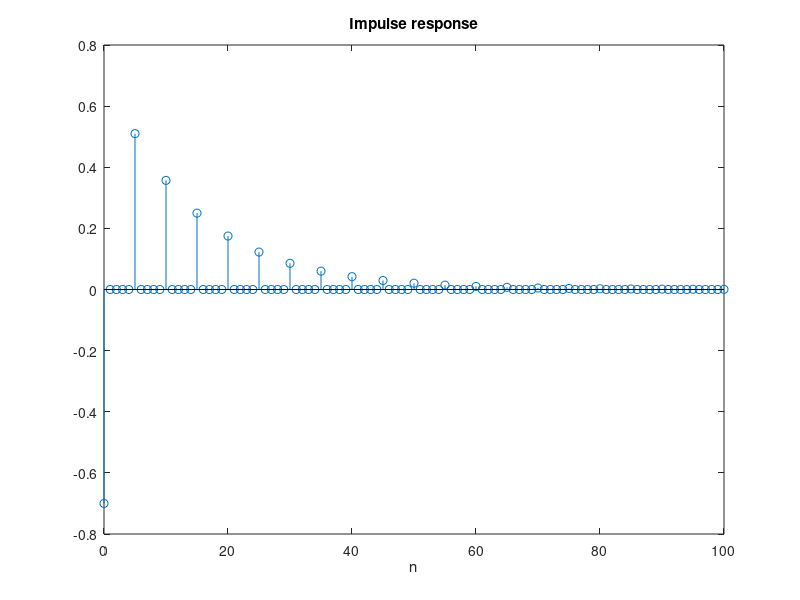
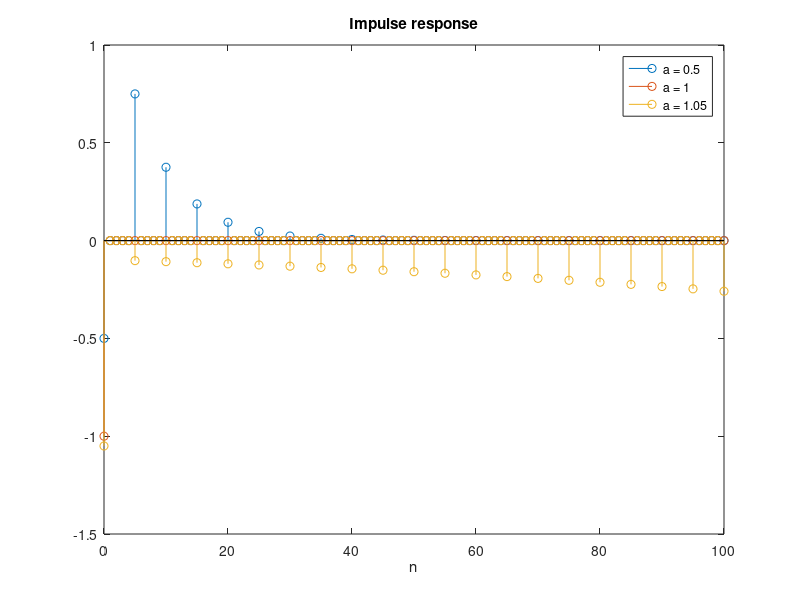
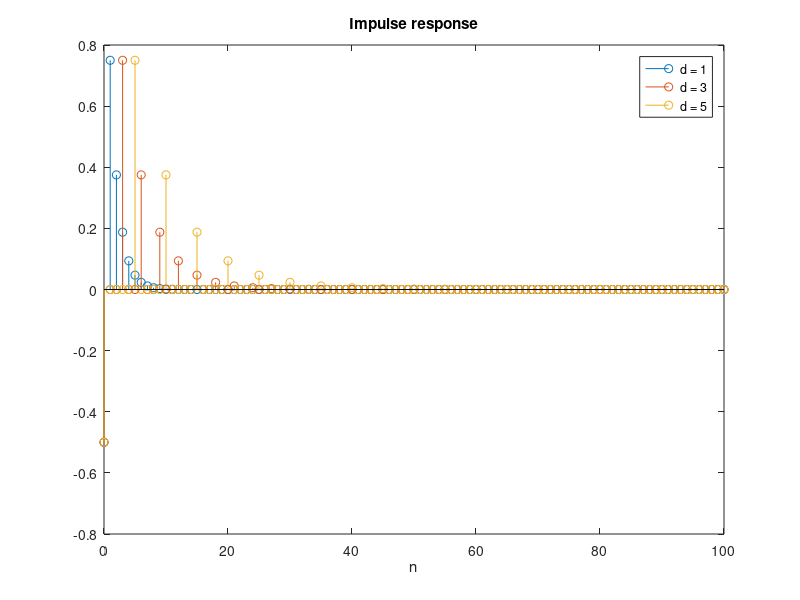

Source code (MATLAB) for these figures, in order: (Note: this script raises an error after producing the figures.)
%%
%   Computer HW2: Reverberator implementation and your first experience of system design
%	sample codes (Matlab script)
%					
%
%
%                                   Edited by Meng-Lin Li, 03/28/2019
%									Modified by Meng-Lin Li, 04/09/2020

clear all; close all;

%% ----------
%% ---------- Part 1 Reverberator implementation
%% ----------
% ---------- (a) ----------

a = 0.7; % attenuation coef.
D = 5; % digital time delay
UnitImpulse = [1 zeros(1,100)]; % create DT unit impulse, starting from n=0;
x = UnitImpulse;
y = filter([-a zeros(1, D-1) 1], [1 zeros(1, D-1) -a], x); % help filter, do you know the usage of filter() now? filter([all the bk in order], [all the ak in order], x) where ak and bk are the coef. of the LCCDE in slide 21, in Topic2_LTISystems_Part2_wNote.pdf
n = 0:(length(y)-1); % check length of y[n]
figure
stem(n, y); % is it the same as that in your derivation?
xlabel('n')
title('Impulse response')

% ---------- (b) ----------
% Please comment whether this reverberator can be potentially implemented in real time and under what condition of a and D this reverberator is stable. 
%comparison of a
a = 0.5; % attenuation coef.
b = 1;
c = 1.05;
D = 5; % digital time delay
UnitImpulse = [1 zeros(1, 100)]; % create DT unit impulse, starting from n=0;
x = UnitImpulse;
y = filter([-a zeros(1, D-1) 1], [1 zeros(1, D-1) -a], x); % help filter, do you know the usage of filter() now? filter([all the bk in order], [all the ak in order], x) where ak and bk are the coef. of the LCCDE in slide 21, in Topic2_LTISystems_Part2_wNote.pdf
z = filter([-b zeros(1, D-1) 1], [1 zeros(1, D-1) -b], x); % help filter, do you know the usage of filter() now? filter([all the bk in order], [all the ak in order], x) where ak and bk are the coef. of the LCCDE in slide 21, in Topic2_LTISystems_Part2_wNote.pdf
w = filter([-c zeros(1, D-1) 1], [1 zeros(1, D-1) -c], x); % help filter, do you know the usage of filter() now? filter([all the bk in order], [all the ak in order], x) where ak and bk are the coef. of the LCCDE in slide 21, in Topic2_LTISystems_Part2_wNote.pdf

n = 0:(length(y)-1); % check length of y[n]
figure
stem(n, y); % is it the same as that in your derivation?
hold on;
stem(n, z);
hold on;
stem(n, w);
xlabel('n')
title('Impulse response')
legend("a = 0.5", "a = 1", "a = 1.05")

%comparison of d
a = 0.5; % attenuation coef.
b = 1;
c = 3;
D = 5; % digital time delay
UnitImpulse = [1 zeros(1, 100)]; % create DT unit impulse, starting from n=0;
x = UnitImpulse;
y = filter([-a zeros(1, b-1) 1], [1 zeros(1, b-1) -a], x); % help filter, do you know the usage of filter() now? filter([all the bk in order], [all the ak in order], x) where ak and bk are the coef. of the LCCDE in slide 21, in Topic2_LTISystems_Part2_wNote.pdf
z = filter([-a zeros(1, c-1) 1], [1 zeros(1, c-1) -a], x); % help filter, do you know the usage of filter() now? filter([all the bk in order], [all the ak in order], x) where ak and bk are the coef. of the LCCDE in slide 21, in Topic2_LTISystems_Part2_wNote.pdf
w = filter([-a zeros(1, D-1) 1], [1 zeros(1, D-1) -a], x); % help filter, do you know the usage of filter() now? filter([all the bk in order], [all the ak in order], x) where ak and bk are the coef. of the LCCDE in slide 21, in Topic2_LTISystems_Part2_wNote.pdf

n = 0:(length(y)-1); % check length of y[n]
figure
stem(n, y); % is it the same as that in your derivation?
hold on;
stem(n, z);
hold on;
stem(n, w);
xlabel('n')
title('Impulse response')
legend("d = 1", "d = 3", "d = 5")


% ---------- (c) ----------
% FIR system design and implementation
[x, Fs] = audioread('Halleluyah.wav'); % wavread() for the old version of MATLAB, Assume the sound is recorded at n = 0
a = 0.7;
D = 819;
%sound(x, Fs);
% FIR approximation
h = [filter([-a zeros(1, D-1) 1], [1 zeros(1, D-1) -a], [1 zeros(1, 100)])]; % impulse response of the FIR-approximated reverberator
y = conv(x, h); % help conv(), what SHAPE do you use? 'full', 'same', or 'valid', for MATLAB 2018 or up. Give SHAPE a try and see the difference, and Is this an issue we've mentioned in our lecture? (see support and length change after convolution)
             % what initial condition is assumed when you use conv()?
             
sound(y, Fs); % play the created sound with reverberation 
audiowrite('Halleluyah_FIRecho.wav', y, Fs); % wavwrite() for the old version of MATLAB

figure
plot((0:1:73112), x, '-', 'linewidth', 2);
hold on;
plot((0:1:73212), y, '-', 'linewidth', 2);
legend("sample", "FIR");

% ---------- (d) ----------
% IIR system implementation and initial condition
[x, Fs] = audioread('Halleluyah.wav'); % wavread() for the old version of MATLAB
a = 0.7;
D = 819;
sound(x, Fs);
% IIR system implementation (see slide 48, in Topic2_LTISystems_Part2_wNote.pdf), verify your implementation by MATLAB function filter()
y(1, 1) = (-1) * x(1,1);
for n = 1:(1.4*length(x))
    if(n >= length(x)) 
        y(1, n + 1) = a*y(1, n+1 - D);
    else if(n >= D)
            y(1, n + 1) = a*y(1, n+1 - D) - a*x( n + 1,1) + x(n+1 - D, 1);
        end
    end
end
sound(y, Fs); % play the created sound with reverberation 
audiowrite('Halleluyah_IIRecho.wav', y, Fs); % wavwrite() for the old version of MATLAB

figure
plot((1:1:124293), y, '-', 'linewidth', 2);
hold on;
plot((0:1:73112), x, '-', 'linewidth', 2);
legend("IIR", "sample");


% ---------- (e) ----------
% Tuning the attenuation coef. so that you're going to have an unstable system
% What does the output of an unstable reverberator shoulds like?
[x, Fs] = audioread('Halleluyah.wav'); % wavread() for the old version of MATLAB
a = 1.01;
D = 819;
sound(x, Fs);
% IIR system implementation (see slide 48, in Topic2_LTISystems_Part2_wNote.pdf), verify your implementation by MATLAB function filter()
y(1, 1) = (-1) * x(1,1);
for n = 1:(1.4*length(x))
    if(n >= length(x)) 
        y(1, n + 1) = a*y(1, n+1 - D);
    else if(n >= D)
            y(1, n + 1) = a*y(1, n+1 - D) - a*x( n + 1,1) + x(n+1 - D, 1);
        end
    end
end
sound(y, Fs); % play the created sound with reverberation 
audiowrite('Halleluyah_IIRecho.wav', y, Fs); % wavwrite() for the old version of MATLAB

figure
plot((1:1:102359), y, '-', 'linewidth', 2);
hold on;
plot((0:1:73112), x, '-', 'linewidth', 2);
legend("IIR", "sample");

% ---------- (f) ----------
% Tuning the initial condition
[x, Fs] = audioread('Halleluyah.wav'); % wavread() for the old version of MATLAB
a = 0.7;
D = 819;
sound(x, Fs);
% IIR system implementation (see slide 48, in Topic2_LTISystems_Part2_wNote.pdf), verify your implementation by MATLAB function filter()
for n = 1:(1.4*length(x))
    if(n >= length(x)) 
        y(1, n + 1) = a*y(1, n+1 - D);
        w(1, n + 1) = a*w(1, n+1 - D);
    else if(n < 819)
            y(1, n + 1) = a*1 - a*x(n + 1, 1) + 1;
            w(1, n + 1) = a*rand() - a*x(n + 1, 1) + rand();
    else if(n >= D)
            y(1, n + 1) = a*y(1, n + 1 - D) - a*x( n + 1, 1) + x(n + 1 - D, 1);
            w(1, n + 1) = a*w(1, n + 1 - D) - a*x( n + 1, 1) + x(n + 1 - D, 1);
        end
        end
    end
end
sound(y, Fs); % play the created sound with reverberation 
%audiowrite('Halleluyah_Initialecho.wav', y, Fs); % wavwrite() for the old version of MATLAB

figure
plot((1:1:102359), y, '-', 'linewidth', 2);
hold on;
plot((1:1:102359), w, '-', 'linewidth', 2);
hold on;
plot((0:1:73112), x, '-', 'linewidth', 2);
legend("= 1", "random", "sample");

% ---------- (g) ----------
% Verify the system output = zero input response + zero-state response
[x, Fs] = audioread('Halleluyah.wav'); % wavread() for the old version of MATLAB
a = 0.7;
D = 819;
sound(x, Fs);
% IIR system implementation (see slide 48, in Topic2_LTISystems_Part2_wNote.pdf), verify your implementation by MATLAB function filter()
for n = 1:(1.4*length(x))
    if(n >= length(x)) 
        y(1, n + 1) = a*y(1, n+1 - D);
        w(1, n + 1) = a*w(1, n+1 - D);
        z(1, n + 1) = a*z(1, n+1 - D);
    else if(n < 819)
            y(1, n + 1) = a*1 - a*x(n + 1, 1) + 1;
            w(1, n + 1) = y(1, n + 1);
    else if(n >= D)
            y(1, n + 1) = a*y(1, n + 1 - D) - a*x(n + 1, 1) + x(n + 1 - D, 1);
            w(1, n + 1) = a*w(1, n + 1 - D);
            z(1, n + 1) = a*z(1, n + 1 - D) - a*x(n + 1, 1) + x(n + 1 - D, 1);
        end
        end
    end
end
sound(y, Fs); % play the created sound with reverberation 
%audiowrite('Halleluyah_Initialecho.wav', y, Fs); % wavwrite() for the old version of MATLAB

figure
plot((1:1:102359), y, '-', 'linewidth', 2);
hold on;
plot((1:1:102359), z, '-', 'linewidth', 2);
hold on;
plot((1:1:102359), w, '-', 'linewidth', 2);
legend("origin", "ZIR", "ZSR");


%% ----------
%% ---------- Part 2 First experience of system design 
%% ----------
% Linear FM/Chirp signal x (if you're interested, you can google "Linear FM signal" or "Chirp signal")
Fs = 100; % Sampling rate in Hz
tau = 10; % Time duration of the linear FM signal in sec
B = 10; % in Hz
beta = B/tau;
A = 1;
t = 0:1/Fs:tau; % time axis
x = A*sin(pi*beta*t.^2); % the linear FM signal

%% --- Hamming windowed linear FM signal, the transmitted sonar signal from the parking sonar
x = hamming(length(x)).'.*x; 

figure
plot(t, x)
xlabel('Time (sec)');
ylabel('Amplitude')
title('Hamming windowed linear FM signal')

%% --- Perfect echo signal without noise, served as ground truth
y_woNoise = [zeros(1, 1300) x zeros(1,1000)];

% Estimate the echo time from the envelope (what is envelope, see the definition in slide 37, in Topic1_SignalsAndSystems_Part2_HandWriting0326_2020.pdf)
% You can follow the codes here to find out the echo time of noisy y
Envelope = abs(hilbert(y_woNoise)); % Envelope detection, hilbert() converts cosine or sine into its complex exponential counterpart (cos(theta) to exp(jtheta))
[PeakValue, EchoTimeIndex] = max(Envelope); % here we use the peak time as the echo time
EchoTime = EchoTimeIndex*(1/Fs); 

figure
plot( (0:(length(y_woNoise)-1))*(1/Fs), y_woNoise)
xlabel('Time (sec)');
ylabel('Amplitude')
title('Perfect echo signal with its envelope')
hold
plot( (0:(length(y_woNoise)-1))*(1/Fs), Envelope, 'r')

%% ---- Echo signal contaminated by noise
y = y_woNoise + randn(1, length(y_woNoise))*0.5; % randn() generate random numbers with zero-mean normal distribution, i.e., Gaussian distribution

figure
plot( (0:(length(y_woNoise)-1))*(1/Fs), y)
xlabel('Time (sec)');
ylabel('Amplitude')
title('Noisy echo signal, Can you find the echo time using your eyes?')


%% ---- Design your noise reduction system here
h = [zeros(1, 1300) x zeros(1,1000)]; % impulse response of the noise remover
g = y + fliplr(h);
y_NoiseSuppressed = y + fliplr(g); % noise suppressed by the noise remover, help conv(), what SHAPE do you use? 'full', 'same', or 'valid', for MATLAB 2018 or up. Give SHAPE a try and see the difference, and Is this an issue we've mentioned in our lecture? (see support and length change after convolution) 

%Envelope = abs(hilbert(y_NoiseSuppressed)); 
%[PeakValue, EchoTimeIndex] = max(Envelope); % here we use the peak time as the echo time
%EchoTime = EchoTimeIndex*(1/Fs) % should be close to the one you got for perfect echo signal


